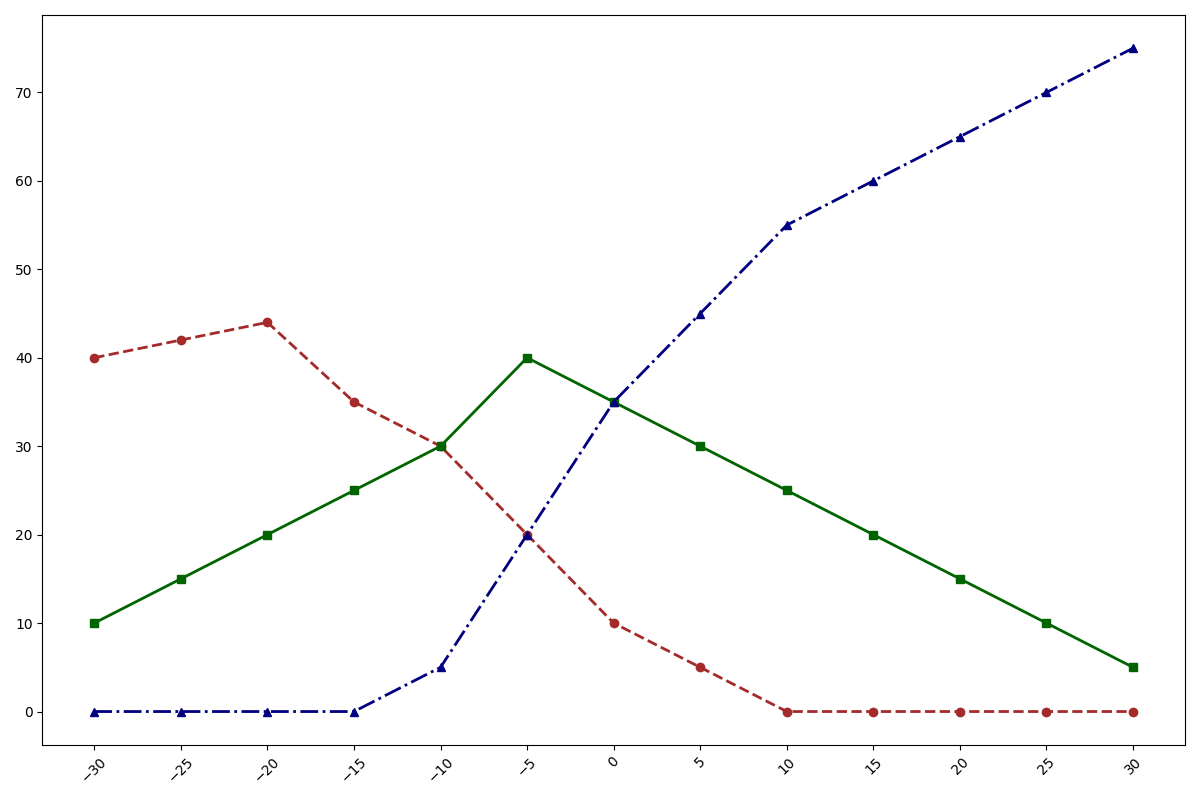

The Python source for this figure:
import matplotlib.pyplot as plt
import numpy as np

centuries = np.array([-30, -25, -20, -15, -10, -5, 0, 5, 10, 15, 20, 25, 30])
cuneiform_influence = np.array([40, 42, 44, 35, 30, 20, 10, 5, 0, 0, 0, 0, 0])
hieroglyphics_influence = np.array([10, 15, 20, 25, 30, 40, 35, 30, 25, 20, 15, 10, 5])
phoenician_alphabet_influence = np.array([0, 0, 0, 0, 5, 20, 35, 45, 55, 60, 65, 70, 75])

plt.figure(figsize=(12, 8))

plt.plot(centuries, cuneiform_influence, color='brown', marker='o', linestyle='--', linewidth=2)
plt.plot(centuries, hieroglyphics_influence, color='darkgreen', marker='s', linestyle='-', linewidth=2)
plt.plot(centuries, phoenician_alphabet_influence, color='navy', marker='^', linestyle='-.', linewidth=2)

plt.xticks(centuries, rotation=45)
plt.tight_layout()

plt.show()
